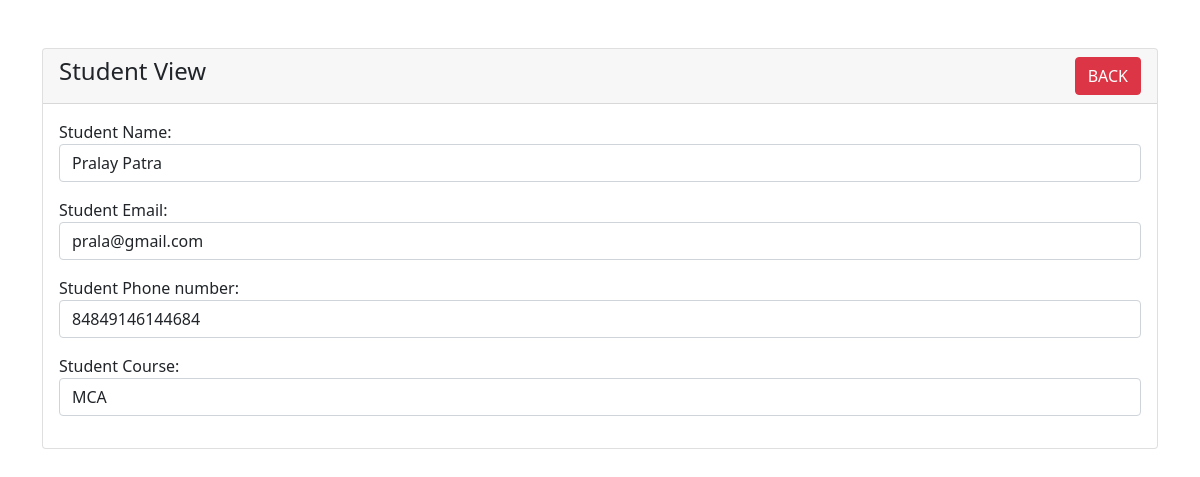
Screenshot of /view.php?id=6 with the database file from the repository.
### tables this page shows
CREATE TABLE `students` (
  `id` int(11) NOT NULL,
  `name` varchar(200) NOT NULL,
  `email` varchar(200) NOT NULL,
  `phone` varchar(200) NOT NULL,
  `course` varchar(200) NOT NULL
);

### view.php (the view, shortened to what this page needs)
<?php
    require 'dbcon.php';
?>
<!doctype html>
<html lang="en">
  <head>
    <link href="https://cdn.jsdelivr.net/npm/bootstrap@5.0.2/dist/css/bootstrap.min.css" rel="stylesheet">
  </head>
  <body>
    <div class="container mt-5">
        <div class="row">
            <div class="col-mod-12">
                <div class="card">
                    <div class="card-header">
                        <h4>Student View
                            <a href="index.php" class="btn btn-danger float-end">BACK</a>
                        </h4>
                    </div>
                    <div class="card-body">
                        <?php
                            if(isset($_GET['id']))
                            {
                                $student_id = mysqli_real_escape_string($con,$_GET['id']);
                                $query = "SELECT * from students where id='$student_id'";
                                $query_run = mysqli_query($con, $query);
                                if(mysqli_num_rows($query_run) > 0)
                                {
                                    $student = mysqli_fetch_array($query_run);
                                    ?>
                            <form action="code.php" method="post">
                                <div class="mb-3">
                                    <label>Student Name:</label>
                                    <p  class="form-control">
                                        <?=$student['name'];?>
                                    </p>
                                </div>
                                <div class="mb-3">
                                    <label>Student Email:</label>
                                    <p  class="form-control">
                                        <?=$student['email'];?>
                                    </p>
                                </div>
                                <div class="mb-3">
                                    <label>Student Phone number:</label>
                                    <p  class="form-control">
                                        <?=$student['phone'];?>
                                    </p>
                                </div>
                                <div class="mb-3">
                                    <label>Student Course:</label>
                                    <p  class="form-control">
                                        <?=$student['course'];?>
                                    </p>
                                </div>
                            </form>
                        <?php
                                }
                                else{
                                    echo"<h4>No such id found</h4>";
                                }
                            }
                         ?>
                    </div>
                </div>
            </div>
        </div>
    </div>
  </body>
</html>

### rows the page displays
students: name "Pralay Patra", email "prala@gmail.com", phone "84849146144684", course "MCA"
